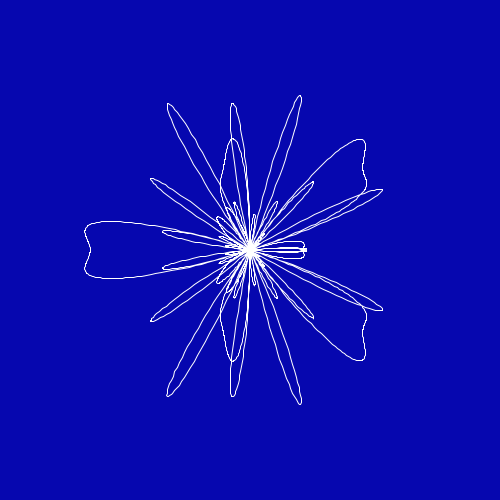
Frame 1 (no input)
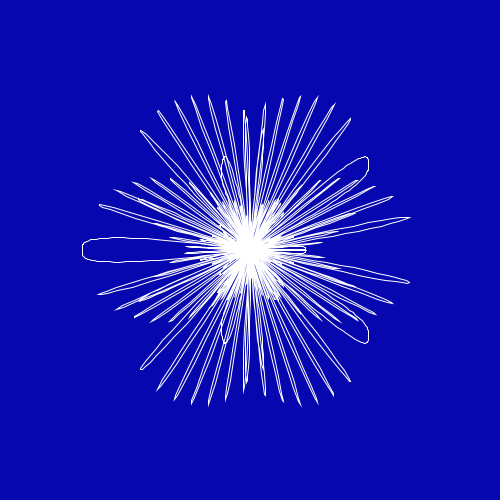
Frame 60 (the mouse pressed at the canvas centre just before this capture)
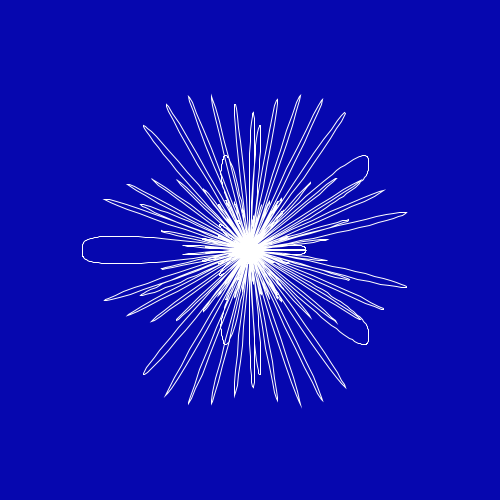
Frame 120 (the mouse held since frame 60 and released just before this capture)

The Processing sketch that drew these frames (run headless with seeded random() and noise(); from frame 60 on, the mouse is pressed at the canvas centre):

// Processing sketch: sketch_22122017
// ── sketch_22122017.pde
float angle = 0;
float speed = 0.03;
float e = 2;
boolean isGrow = true;

void setup(){
  size(500,500);
  smooth();
  noFill();
  stroke(255);
  strokeWeight(1);
}

void draw(){
  update();
  background(6,7,175);
  translate(width/2, height/2);
  //rotateZ(angle);
  //rotateY(angle);
  float beta = 0;
  beginShape();
  while (beta < PI){
    float r = 0.8 + 1.6 * sin(6 * beta);
    float theta = 4 * beta;
    float phi = e * PI * sin(10 * beta);
    float x = 70 * (r * cos(phi) * cos(theta));
    float y = 70 * (r * cos(phi) * sin(theta));
    //float z = 20 * (r * sin(phi));
    
    beta += 0.001;
    vertex(x,y);
  }
  endShape();
  angle += speed;
}

void update(){
  if(isGrow){
    e+=0.1;
    if(e >= 10){
      isGrow = false;
    }
  }else if(!isGrow){
    e-=0.1;
    if(e <= 2){
      isGrow = true;
    }
  }
}
